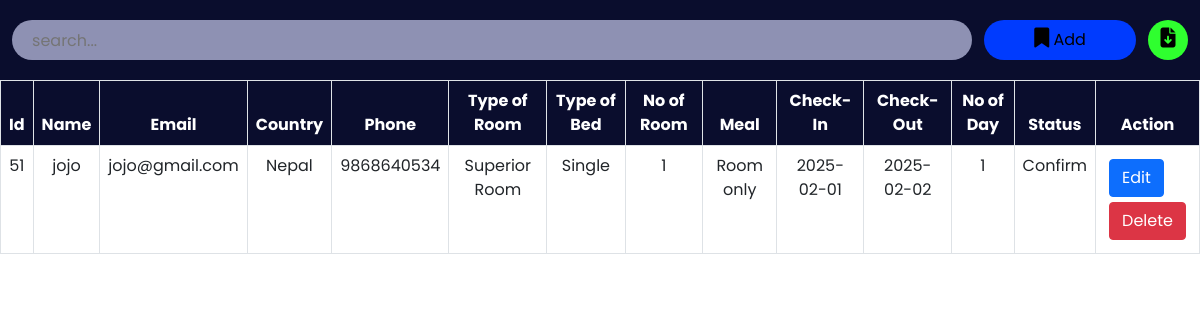
The page /admin/roombook.php on the database its author committed.
### tables this page shows
CREATE TABLE `roombook` (
  `id` int(10) NOT NULL,
  `Name` varchar(50) NOT NULL,
  `Email` varchar(50) NOT NULL,
  `Country` varchar(30) NOT NULL,
  `Phone` varchar(30) NOT NULL,
  `RoomType` varchar(30) NOT NULL,
  `Bed` varchar(30) NOT NULL,
  `Meal` varchar(30) NOT NULL,
  `NoofRoom` varchar(30) NOT NULL,
  `cin` date NOT NULL,
  `cout` date NOT NULL,
  `nodays` int(50) NOT NULL,
  `stat` varchar(30) NOT NULL
);

### admin/roombook.php (the view, shortened to what this page needs)
<?php
include '../config.php';
?>
<!DOCTYPE html>
<html lang="en">
<head>
    <link href="https://cdn.jsdelivr.net/npm/bootstrap@5.0.2/dist/css/bootstrap.min.css" rel="stylesheet">
    <link rel="stylesheet" href="https://cdnjs.cloudflare.com/ajax/libs/font-awesome/6.2.0/css/all.min.css" />
    <link rel="stylesheet" href="./css/roombook.css">
</head>
<body>
    <div class="searchsection">
        <input type="text" name="search_bar" id="search_bar" placeholder="search..." onkeyup="searchFun()">
        <button class="adduser" id="adduser" onclick="adduseropen()"><i class="fa-solid fa-bookmark"></i> Add</button>
        <form action="./exportdata.php" method="post">
            <button class="exportexcel" id="exportexcel" name="exportexcel" type="submit"><i class="fa-solid fa-file-arrow-down"></i></button>
        </form>
    </div>
    <div class="roombooktable" class="table-responsive-xl">
        <?php
            $roombooktablesql = "SELECT * FROM roombook";
            $roombookresult = mysqli_query($conn, $roombooktablesql);
        ?>
        <table class="table table-bordered" id="table-data">
            <thead>
                <tr>
                    <th scope="col">Id</th>
                    <th scope="col">Name</th>
                    <th scope="col">Email</th>
                    <th scope="col">Country</th>
                    <th scope="col">Phone</th>
                    <th scope="col">Type of Room</th>
                    <th scope="col">Type of Bed</th>
                    <th scope="col">No of Room</th>
                    <th scope="col">Meal</th>
                    <th scope="col">Check-In</th>
                    <th scope="col">Check-Out</th>
                    <th scope="col">No of Day</th>
                    <th scope="col">Status</th>
                    <th scope="col" class="action">Action</th>
                </tr>
            </thead>
            <tbody>
            <?php
            while ($res = mysqli_fetch_array($roombookresult)) {
            ?>
                <tr>
                    <td><?php echo $res['id'] ?></td>
                    <td><?php echo $res['Name'] ?></td>
                    <td><?php echo $res['Email'] ?></td>
                    <td><?php echo $res['Country'] ?></td>
                    <td><?php echo $res['Phone'] ?></td>
                    <td><?php echo $res['RoomType'] ?></td>
                    <td><?php echo $res['Bed'] ?></td>
                    <td><?php echo $res['NoofRoom'] ?></td>
                    <td><?php echo $res['Meal'] ?></td>
                    <td><?php echo $res['cin'] ?></td>
                    <td><?php echo $res['cout'] ?></td>
                    <td><?php echo $res['nodays'] ?></td>
                    <td><?php echo $res['stat'] ?></td>
                    <td class="action">
                        <a href="roombookedit.php?id=<?php echo $res['id'] ?>"><button class="btn btn-primary">Edit</button></a>
                        <a href="roombookdelete.php?id=<?php echo $res['id'] ?>"><button class='btn btn-danger'>Delete</button></a>
                    </td>
                </tr>
            <?php
            }
            ?>
            </tbody>
        </table>
    </div>
</body>
</html>

### admin/css/roombook.css (style rules this page uses)
:root { --bg-text-shadow: 0 2px 4px rgb(13 0 77 / 8%), 0 3px 6px rgb(13 0 77 / 8%), 0 8px 16px rgb(13 0 77 / 8%); --bg-box-shadow: 0px 0px 20px 6px rgba(26, 30, 164, 0.31); }
body { background-color: #ffff; }
* { margin: 0; padding: 0; font-family: 'Poppins', sans-serif; }
i { font-size: 20px; }
.searchsection { height: 80px; width: 100%; display: flex; justify-content: space-evenly; align-items: center; background-color: #0a0d2d; position: fixed; z-index: 500; }
#search_bar { height: 40px; width: 80%; border: none; background-color: rgba(195, 198, 233, 0.714); padding-left: 20px; border-radius: 30px; }
#adduser { height: 40px; background-color: rgb(0, 59, 254); border: none; border-radius: 30px; padding: 0 50px; }
.exportexcel { height: 40px; width: 40px; background-color: rgb(47, 255, 47); border: none; border-radius: 50%; }
a { color: black; }
.roombooktable { position: absolute; color: #0a0d2d; margin-top: 80px; width: 100%; height: 100vh; padding-bottom: 900px; }
.roombooktable thead { background-color: #0a0d2d; color: white; text-align: center; }
.roombooktable tbody { text-align: center; }
.action a { text-decoration: none; }
.action button { display: flex; flex-wrap: wrap; margin: 5px; }

### rows shown on the page
roombook: id "51", Name "jojo", Email "jojo@gmail.com", Country "Nepal", Phone "9868640534", RoomType "Superior Room", Bed "Single", NoofRoom "1", Meal "Room only", cin "2025-02-01", cout "2025-02-02", nodays "1", stat "Confirm"
